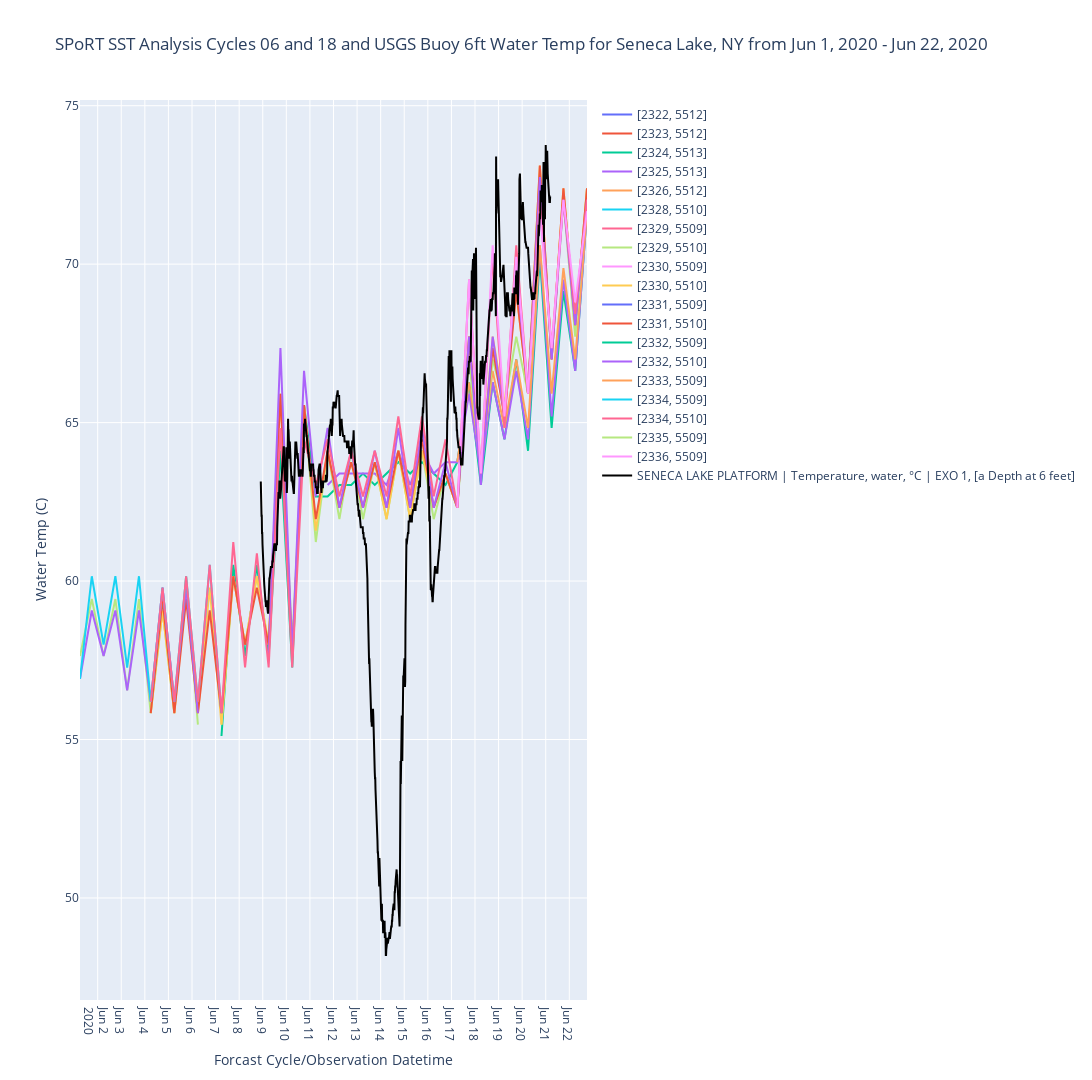

The cell this chart's notebook holds for it:
### Code cell
import plotly.graph_objects as go

# Create traces
fig = go.Figure()

for idx in seneca_lake_points['idx'].unique():
    fig.add_trace(
        go.Scatter(
            x=seneca_lake_points[seneca_lake_points['idx'] == idx]['date'],
            y=seneca_lake_points[seneca_lake_points['idx'] == idx]['temp'],
            mode='lines',
            name=idx
        )
    )
    

for sensor_name in usgs_df['sensor_name'].unique()[2:3]:
    fig.add_trace(
        go.Scatter(
            x=usgs_df[usgs_df['sensor_name'] == sensor_name]['datetime'],
            y=usgs_df[usgs_df['sensor_name'] == sensor_name]['water_temp']*(Decimal(9) / Decimal(5))+32,
            mode='lines',
            name=sensor_name,
            line={ 'color': 'black' }
        )
    )

fig.update_layout(
    title="SPoRT SST Analysis Cycles 06 and 18 and USGS Buoy 6ft Water Temp for Seneca Lake, NY from Jun 1, 2020 - Jun 22, 2020",
    xaxis_title="Forcast Cycle/Observation Datetime",
    yaxis_title="Water Temp (C)",
    xaxis = {
        'dtick': 3600000.0*24#*7
    },
    width=1920, 
    height=1080
)
fig.update_traces(connectgaps=False)

fig.show()
